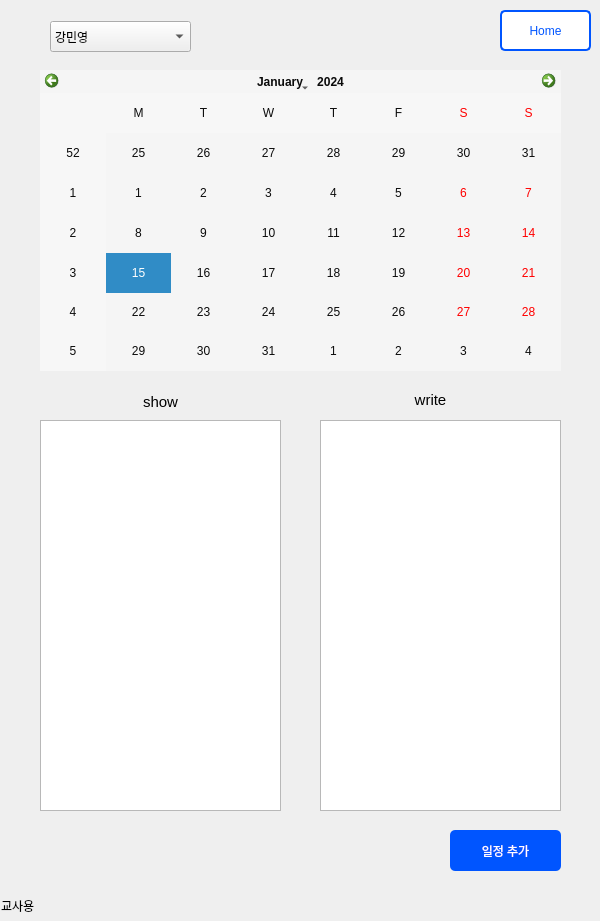
   <widget class="QWidget" name="page_4">
    <widget class="QCalendarWidget" name="calendarWidget">
     <property name="geometry">
      <rect>
       <x>40</x>
       <y>70</y>
       <width>521</width>
       <height>301</height>
      </rect>
     </property>
     <property name="autoFillBackground">
      <bool>false</bool>
     </property>
     <property name="styleSheet">
      <string notr="true">background-color: rgb(245, 245, 245);
color: rgb(11, 11, 11);</string>
     </property>
     <property name="horizontalHeaderFormat">
      <enum>QCalendarWidget::SingleLetterDayNames</enum>
     </property>
    </widget>
    <widget class="QTextBrowser" name="textBrowser">
     <property name="geometry">
      <rect>
       <x>40</x>
       <y>420</y>
       <width>241</width>
       <height>391</height>
      </rect>
     </property>
    </widget>
    <widget class="QPushButton" name="addschedule_pb">
     <property name="geometry">
      <rect>
       <x>450</x>
       <y>830</y>
       <width>111</width>
       <height>41</height>
      </rect>
     </property>
     <property name="styleSheet">
      <string notr="true">QPushButton{
	font: 15pt &quot;GyeonggiBatang&quot;;
	color: white;
	background-color: rgb(0, 85, 255);
	border-radius: 5px;
}</string>
     </property>
     <property name="text">
      <string>일정 추가</string>
     </property>
    </widget>
    <widget class="QComboBox" name="comboBox">
     <property name="geometry">
      <rect>
       <x>50</x>
       <y>21</y>
       <width>141</width>
       <height>31</height>
      </rect>
     </property>
     <item>
      <property name="text">
       <string>강민영</string>
      </property>
     </item>
     <item>
      <property name="text">
       <string>고연재</string>
      </property>
     </item>
     <item>
      <property name="text">
       <string>김기태</string>
      </property>
     </item>
     <item>
      <property name="text">
       <string>김명은</string>
      </property>
     </item>
     <item>
      <property name="text">
       <string>김성일</string>
      </property>
     </item>
     <item>
      <property name="text">
       <string>김연수</string>
      </property>
     </item>
     <item>
      <property name="text">
       <string>노도현</string>
      </property>
     </item>
     <item>
      <property name="text">
       <string>박규환</string>
      </property>
     </item>
     <item>
      <property name="text">
       <string>박성빈</string>
      </property>
     </item>
     <item>
      <property name="text">
       <string>박시형</string>
      </property>
     </item>
     <item>
      <property name="text">
       <string>박의용</string>
      </property>
     </item>
     <item>
      <property name="text">
       <string>오송화</string>
      </property>
     </item>
     <item>
      <property name="text">
       <string>이범규</string>
      </property>
     </item>
     <item>
      <property name="text">
       <string>이보라</string>
      </property>
     </item>
     <item>
      <property name="text">
       <string>이소윤</string>
      </property>
     </item>
     <item>
      <property name="text">
       <string>이여름</string>
      </property>
     </item>
     <item>
      <property name="text">
       <string>이지혜</string>
      </property>
     </item>
     <item>
      <property name="text">
       <string>이현도</string>
      </property>
     </item>
     <item>
      <property name="text">
       <string>임성경</string>
      </property>
     </item>
     <item>
      <property name="text">
       <string>임영효</string>
      </property>
     </item>
     <item>
      <property name="text">
       <string>임홍선</string>
      </property>
     </item>
     <item>
      <property name="text">
       <string>장은희</string>
      </property>
     </item>
     <item>
      <property name="text">
       <string>정연우</string>
      </property>
     </item>
     <item>
      <property name="text">
       <string>정철우</string>
      </property>
     </item>
     <item>
      <property name="text">
       <string>주민석</string>
      </property>
     </item>
     <item>
      <property name="text">
       <string>최지혁</string>
      </property>
     </item>
     <item>
      <property name="text">
       <string>류가미</string>
      </property>
     </item>
    </widget>
    <widget class="QPushButton" name="calendar_Home_Button1">
     <property name="geometry">
      <rect>
       <x>500</x>
       <y>10</y>
       <width>91</width>
       <height>41</height>
      </rect>
     </property>
     <property name="styleSheet">
      <string notr="true">QPushButton{
	font: 15pt &quot;GyeonggiBatang&quot;;
	color : rgb(0, 85, 255);
	background-color: white;
	border: 2px solid rgb(0, 85, 255);
	border-radius: 5px;
}</string>
     </property>
     <property name="text">
      <string>Home</string>
     </property>
    </widget>
    <widget class="QLabel" name="label_25">
     <property name="geometry">
      <rect>
       <x>1</x>
       <y>900</y>
       <width>56</width>
       <height>12</height>
      </rect>
     </property>
     <property name="text">
      <string>교사용</string>
     </property>
    </widget>
    <widget class="QTextEdit" name="textEdit">
     <property name="geometry">
      <rect>
       <x>320</x>
       <y>420</y>
       <width>241</width>
       <height>391</height>
      </rect>
     </property>
    </widget>
    <widget class="QLabel" name="label_28">
     <property name="geometry">
      <rect>
       <x>140</x>
       <y>392</y>
       <width>41</width>
       <height>20</height>
      </rect>
     </property>
     <property name="font">
      <font>
       <family>Arial</family>
       <pointsize>11</pointsize>
      </font>
     </property>
     <property name="text">
      <string>show</string>
     </property>
     <property name="alignment">
      <set>Qt::AlignCenter</set>
     </property>
    </widget>
    <widget class="QLabel" name="label_29">
     <property name="geometry">
      <rect>
       <x>410</x>
       <y>390</y>
       <width>41</width>
       <height>20</height>
      </rect>
     </property>
     <property name="font">
      <font>
       <family>Arial</family>
       <pointsize>11</pointsize>
      </font>
     </property>
     <property name="text">
      <string>write</string>
     </property>
     <property name="alignment">
      <set>Qt::AlignCenter</set>
     </property>
    </widget>
   </widget>
